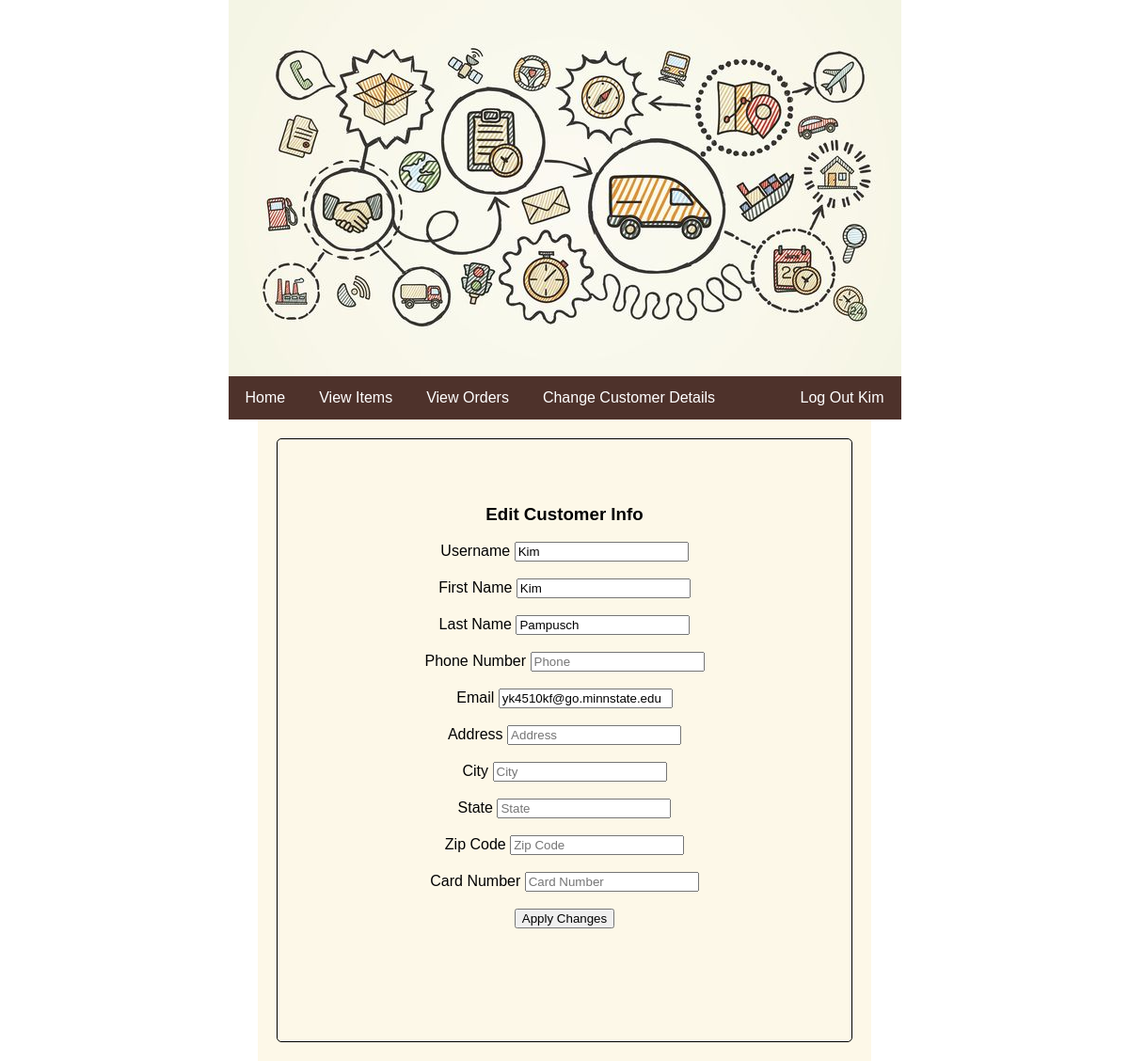
/editCustomerInfo.php (signed in), run on the app's committed database.
### tables this page shows
CREATE TABLE `users` (
  `id` int(11) NOT NULL,
  `username` varchar(24) NOT NULL,
  `password` varchar(32) NOT NULL,
  `email` varchar(64) NOT NULL,
  `phone_number` varchar(24) NOT NULL,
  `role` enum('administrator','customer','transportation_associate') NOT NULL,
  `first_name` varchar(24) NOT NULL,
  `last_name` varchar(24) NOT NULL
);

### editCustomerInfo.php (the view, shortened to what this page needs)
<?php
    global $user_id;
    global $conn;
    include("./header.php");
?>
<div class="bg">
    <div class="round2">
        <p>
        <h3>Edit Customer Info</h3>
        <form action="editCustomerInfo.php" method="post">
            <?php
            $query = "CALL `select_customer_info`(".$user_id.")";
            mysqli_multi_query($conn, $query) or die(mysqli_error($conn));
            $result = mysqli_store_result($conn);
            $row = mysqli_fetch_row($result);
            echo "
            <label for='uname'>Username</label>
            <input type='text' placeholder='Username' id='uname' name='uname' value='".$row[0]."' required>
            <br><br>
            <label for='fname'>First Name</label>
            <input type='text' placeholder='First Name' id='fname' name='fname' value='".$row[1]."' required>
            <br><br>
            <label for='lname'>Last Name</label>
            <input type='text' placeholder='Last Name' id='lname' name='lname' value='".$row[2]."' required>
            <br><br>
            <label for='phone'>Phone Number</label>
            <input type='text' placeholder='Phone' id='phone' name='phone' value='".$row[3]."' required>
            <br><br>
            <label for='email'>Email</label>
            <input type='text' placeholder='E-mail' id='email' name='email' value='".$row[4]."' required>
            <br><br>
            <label for='address'>Address</label>
            <input type='text' placeholder='Address' id='address' name='address' value='".$row[5]."' required>
            <br><br>
            <label for='city'>City</label>
            <input type='text' placeholder='City' id='city' name='city' value='".$row[6]."' required>
            <br><br>
            <label for='state'>State</label>
            <input type='text' placeholder='State' id='state' name='state' value='".$row[7]."' required>
            <br><br>
            <label for='zipcode'>Zip Code</label>
            <input type='text' placeholder='Zip Code' id='zipcode' name='zipcode' value='".$row[8]."' required>
            <br><br>
            <label for='card'>Card Number</label>
            <input type='text' placeholder='Card Number' id='card' name='card' value='".$row[9]."' required>
            <br><br>
            ";
            ?>
            <button type="submit">Apply Changes</button>
        </form>
        <br><br><br>
        </p>
    </div>
</div>
<?php
    include("./footer.php");
?>

### SCMstyle.css (style rules this page uses)
body { font-family: Arial, Helvetica, sans-serif; margin: 0; }
.bg { background-color: rgb(253, 248, 232); color: black; text-align: left; background-repeat: repeat; background-position: center; padding: 20px; margin: 0px 274px ; }
.round2 { border: 1px solid black; border-radius: 5px; padding: 50px; text-align: center; }

### data on the page
users: uname "Kim", fname "Kim", lname "Pampusch", email "yk4510kf@go.minnstate.edu"

### other printed values
$_SESSION['username'] "Kim"
